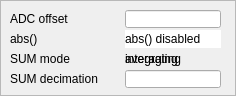
   <widget class="QFrame" name="frame">
    <property name="geometry">
     <rect>
      <x>430</x>
      <y>120</y>
      <width>236</width>
      <height>96</height>
     </rect>
    </property>
    <property name="frameShape">
     <enum>QFrame::StyledPanel</enum>
    </property>
    <property name="frameShadow">
     <enum>QFrame::Raised</enum>
    </property>
    <widget class="QLabel" name="label_4">
     <property name="geometry">
      <rect>
       <x>10</x>
       <y>70</y>
       <width>111</width>
       <height>18</height>
      </rect>
     </property>
     <property name="text">
      <string>SUM decimation</string>
     </property>
    </widget>
    <widget class="caLabel" name="calabel_10">
     <property name="geometry">
      <rect>
       <x>125</x>
       <y>50</y>
       <width>96</width>
       <height>18</height>
      </rect>
     </property>
     <property name="text">
      <string>averaging</string>
     </property>
     <property name="background">
      <color>
       <red>255</red>
       <green>255</green>
       <blue>255</blue>
      </color>
     </property>
     <property name="visibility">
      <enum>caLabel::IfNotZero</enum>
     </property>
     <property name="channel" stdset="0">
      <string notr="true">$(DEVICE):decimation:sum_mode_mon</string>
     </property>
    </widget>
    <widget class="caLabel" name="calabel_9">
     <property name="geometry">
      <rect>
       <x>125</x>
       <y>50</y>
       <width>96</width>
       <height>18</height>
      </rect>
     </property>
     <property name="text">
      <string>integrating</string>
     </property>
     <property name="background">
      <color>
       <red>255</red>
       <green>255</green>
       <blue>255</blue>
      </color>
     </property>
     <property name="visibility">
      <enum>caLabel::IfZero</enum>
     </property>
     <property name="channel" stdset="0">
      <string notr="true">$(DEVICE):decimation:sum_mode_mon</string>
     </property>
    </widget>
    <widget class="caLineEdit" name="calineedit_7">
     <property name="geometry">
      <rect>
       <x>125</x>
       <y>70</y>
       <width>96</width>
       <height>18</height>
      </rect>
     </property>
     <property name="alignment">
      <set>Qt::AlignCenter</set>
     </property>
     <property name="channel" stdset="0">
      <string notr="true">$(DEVICE):decimation:sum_mon</string>
     </property>
     <property name="foreground">
      <color>
       <red>0</red>
       <green>0</green>
       <blue>0</blue>
      </color>
     </property>
     <property name="background">
      <color>
       <red>255</red>
       <green>255</green>
       <blue>255</blue>
      </color>
     </property>
     <property name="colorMode">
      <enum>caLineEdit::Static</enum>
     </property>
     <property name="unitsEnabled">
      <bool>false</bool>
     </property>
    </widget>
    <widget class="QLabel" name="label_3">
     <property name="geometry">
      <rect>
       <x>10</x>
       <y>50</y>
       <width>111</width>
       <height>18</height>
      </rect>
     </property>
     <property name="text">
      <string>SUM mode</string>
     </property>
    </widget>
    <widget class="caLineEdit" name="calineedit_8">
     <property name="geometry">
      <rect>
       <x>125</x>
       <y>10</y>
       <width>96</width>
       <height>18</height>
      </rect>
     </property>
     <property name="alignment">
      <set>Qt::AlignRight|Qt::AlignTrailing|Qt::AlignVCenter</set>
     </property>
     <property name="channel" stdset="0">
      <string notr="true">$(DEVICE):adc_offset:$(CH)_mon</string>
     </property>
     <property name="foreground">
      <color>
       <red>0</red>
       <green>0</green>
       <blue>0</blue>
      </color>
     </property>
     <property name="background">
      <color>
       <red>255</red>
       <green>255</green>
       <blue>255</blue>
      </color>
     </property>
     <property name="colorMode">
      <enum>caLineEdit::Static</enum>
     </property>
     <property name="unitsEnabled">
      <bool>true</bool>
     </property>
    </widget>
    <widget class="QLabel" name="label">
     <property name="geometry">
      <rect>
       <x>10</x>
       <y>10</y>
       <width>111</width>
       <height>18</height>
      </rect>
     </property>
     <property name="text">
      <string>ADC offset</string>
     </property>
    </widget>
    <widget class="QLabel" name="label_2">
     <property name="geometry">
      <rect>
       <x>10</x>
       <y>30</y>
       <width>111</width>
       <height>18</height>
      </rect>
     </property>
     <property name="text">
      <string>abs()</string>
     </property>
    </widget>
    <widget class="caLabel" name="calabel_3">
     <property name="geometry">
      <rect>
       <x>125</x>
       <y>30</y>
       <width>96</width>
       <height>18</height>
      </rect>
     </property>
     <property name="styleSheet">
      <string notr="true">background-color: rgba(255, 255, 255, 255); color: rgba(0, 0, 0, 255);</string>
     </property>
     <property name="text">
      <string>abs() enabled</string>
     </property>
     <property name="background">
      <color>
       <red>255</red>
       <green>255</green>
       <blue>255</blue>
      </color>
     </property>
     <property name="visibility">
      <enum>caLabel::IfNotZero</enum>
     </property>
     <property name="channel" stdset="0">
      <string notr="true">$(DEVICE):abs_enabled:$(CH)_mon</string>
     </property>
    </widget>
    <widget class="caLabel" name="calabel_2">
     <property name="geometry">
      <rect>
       <x>125</x>
       <y>30</y>
       <width>96</width>
       <height>18</height>
      </rect>
     </property>
     <property name="styleSheet">
      <string notr="true">background-color: rgba(255, 255, 255, 255); color: rgba(0, 0, 0, 255);</string>
     </property>
     <property name="text">
      <string>abs() disabled</string>
     </property>
     <property name="background">
      <color>
       <red>255</red>
       <green>255</green>
       <blue>255</blue>
      </color>
     </property>
     <property name="visibility">
      <enum>caLabel::IfZero</enum>
     </property>
     <property name="channel" stdset="0">
      <string notr="true">$(DEVICE):abs_enabled:$(CH)_mon</string>
     </property>
    </widget>
   </widget>
